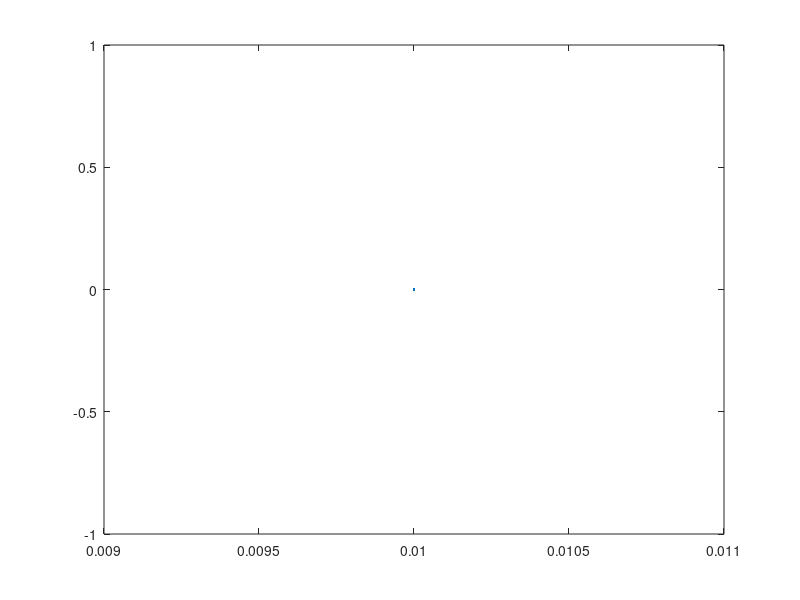

The MATLAB source for this figure:
function Principal
global P m ro A Cd

P=600;
m=90;
ro=998.2;
A=0.09;
Cd=0.86;

srange=0.01:0.01:10;
% trange=[0.001 10];


[s,v]=ode45(@der,srange,0)
figure(1);
plot(s,v);


    function dvds=der(s,v)
        dvds=P/(m.*v.^2)-((0.5*ro*A*Cd)/m).*v;
    end

end